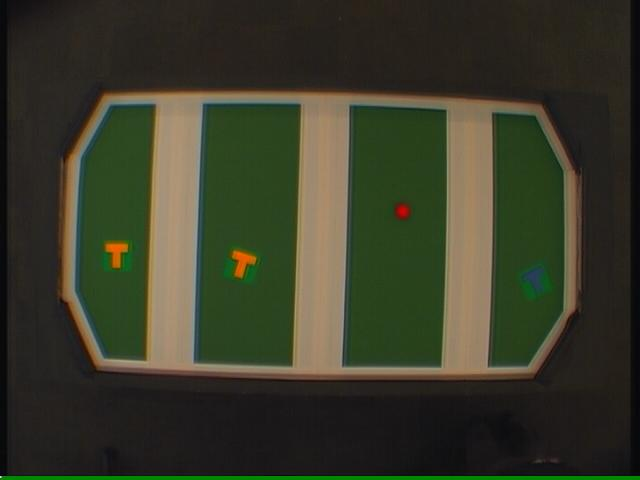
#> input picture vision/00000001.jpg, 640 x 480 px, given in place of the camera
$ python colorTrack.py
#> lines starting #> are read from the running program, lines starting #| are printed output that depends on the picture; after the words box and inside, x2 and y2 are one past the last pixel; in counts of white or black regions, pixels touching at a corner belong together
import cv2
import numpy as np

cap = cv2.VideoCapture(0)

while(1):

    # Take each frame
    _, frame = cap.read()
#> frame is the input picture: shape (480, 640, 3); mean B, G, R 41.3, 59.1, 57
    frame = cv2.GaussianBlur(frame,(5,5),0)
    #print frame.size

    # crop to size of table
    pitch = frame[80:390,50:600]

    #split into zones
    zone1 = pitch[:,0:130]
    zone2 = pitch[:,131:270]
    zone3 = pitch[:,271:420]
    zone4 = pitch[:,421:]

    # Convert BGR to HSV for thresholding
    hsv = cv2.cvtColor(frame, cv2.COLOR_BGR2HSV)
#> hsv: shape (480, 640, 3); mean H, S, V 41.7, 83.4, 65.1
    pitch_hsv = cv2.cvtColor(pitch, cv2.COLOR_BGR2HSV)
#> pitch_hsv: shape (310, 550, 3); mean H, S, V 36.2, 108.3, 89.4
    zone1_hsv = cv2.cvtColor(zone1, cv2.COLOR_BGR2HSV)
#> zone1_hsv: shape (310, 130, 3); mean H, S, V 37, 103.5, 92.2
    zone2_hsv = cv2.cvtColor(zone2, cv2.COLOR_BGR2HSV)
#> zone2_hsv: shape (310, 139, 3); mean H, S, V 39.4, 113.9, 95.3
    zone3_hsv = cv2.cvtColor(zone3, cv2.COLOR_BGR2HSV)
#> zone3_hsv: shape (310, 149, 3); mean H, S, V 35.9, 114.2, 94.2
    zone4_hsv = cv2.cvtColor(zone4, cv2.COLOR_BGR2HSV)
#> zone4_hsv: shape (310, 129, 3); mean H, S, V 32.8, 100.8, 73.3

    # define range of t_blue color in HSV define thresholds - need to check these values
    #lower_blue = np.array([100,50,50])
    #upper_blue = np.array([150,255,255])
    lower_blue = np.array([1,0,100])
    upper_blue = np.array([36,255,255])
    lower_red = np.array([200,100,100])
    upper_red = np.array([250,255,255])
    lower_black = np.array([0,0,0])
    upper_black = np.array([180,75,75])

# red = (255,0,0) - (100,20,20) RGB
# t_yellow = (232,93,0) - (180,100,10) RGB

    # Threshold the HSV zones to get only t_blue colors
    maskz1 = cv2.inRange(zone1_hsv, lower_blue, upper_blue)
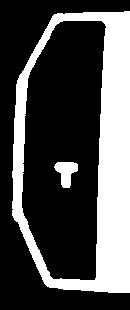
#> maskz1: shape (310, 130); 31.1% white; 2 white regions, box (x1, y1, x2, y2) and area: (12, 11, 130, 293) 12142, (54, 162, 78, 188) 380
    maskz2 = cv2.inRange(zone2_hsv, lower_blue, upper_blue)
#> maskz2: shape (310, 139); 30.5% white; 2 white regions, box (x1, y1, x2, y2) and area: (0, 11, 139, 299) 12753, (50, 170, 75, 198) 409
    maskz3 = cv2.inRange(zone3_hsv, lower_blue, upper_blue)
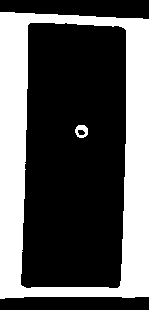
#> maskz3: shape (310, 149); 34.9% white; 2 white regions, box (x1, y1, x2, y2) and area: (0, 12, 149, 299) 16021, (75, 125, 88, 138) 110
    maskz4 = cv2.inRange(zone4_hsv, lower_blue, upper_blue)
#> maskz4: shape (310, 129); 22.4% white; 1 white region, box (x1, y1, x2, y2) and area: (0, 19, 107, 297) 8942
    mask = cv2.inRange(hsv, lower_blue, upper_blue)
#> mask: shape (480, 640); 16.8% white; 4 white regions, box (x1, y1, x2, y2) and area: (62, 91, 578, 379) 50705, (231, 250, 256, 278) 409, (104, 242, 128, 268) 380, (396, 205, 409, 218) 110
    mask_black = 255 - cv2.inRange(hsv, lower_black, upper_black)
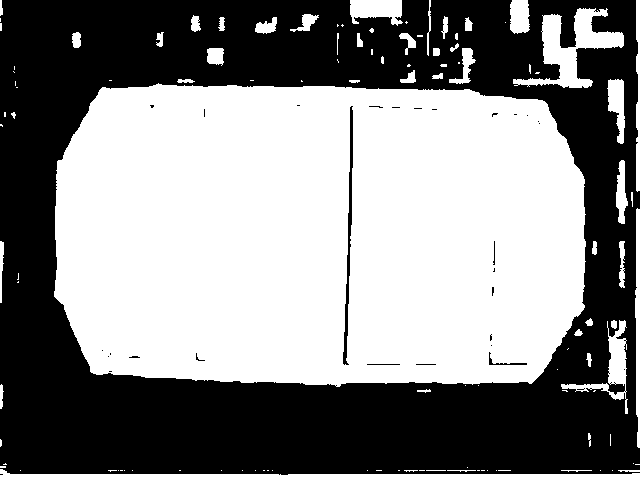
#> mask_black: shape (480, 640); 52.9% white; 31 black regions (25 under 20 px)
    #print mask_black[0,0]
    #mask_black = 255 - mask_black

    # Bitwise-AND mask and original image
    res = cv2.bitwise_and(frame,frame, mask= mask_black)
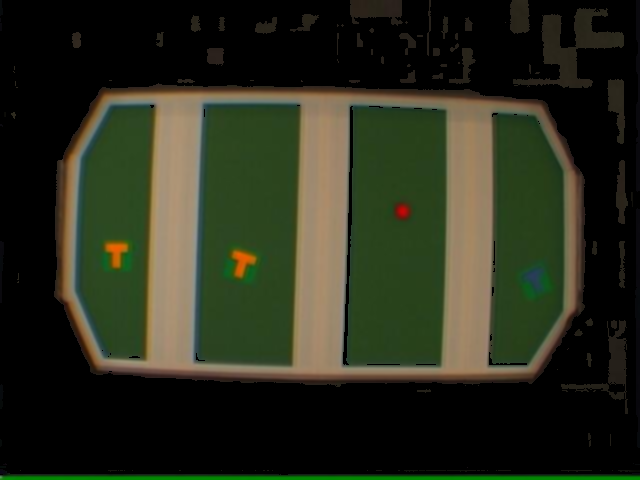
#> res: shape (480, 640, 3); mean B, G, R 28.2, 44.6, 41.2

    # get contours from thresholded masks
    contoursz1, h  = cv2.findContours(maskz1,cv2.RETR_TREE,cv2.CHAIN_APPROX_SIMPLE)
#> contoursz1 = 3 contours; box (x1, y1, x2, y2) and area: (12, 11, 130, 293) 29226, (21, 20, 107, 281) 17740, (54, 162, 78, 188) 340; h = [[-1, -1, 1, -1], [-1, -1, 2, 0], [-1, -1, -1, 1]]
    contoursz2, h  = cv2.findContours(maskz2,cv2.RETR_TREE,cv2.CHAIN_APPROX_SIMPLE)
#> contoursz2 = 3 contours; box (x1, y1, x2, y2) and area: (0, 11, 139, 299) 39158, (10, 19, 121, 288) 27186, (50, 170, 75, 198) 368
    contoursz3, h  = cv2.findContours(maskz3,cv2.RETR_TREE,cv2.CHAIN_APPROX_SIMPLE)
#> contoursz3 = 4 contours; box (x1, y1, x2, y2) and area: (0, 12, 149, 299) 41576, (20, 22, 127, 289) 26340, (75, 125, 88, 138) 120, (77, 129, 86, 136) 38; h = [[-1, -1, 1, -1], [-1, -1, 2, 0], [-1, -1, 3, 1], [-1, -1, -1, 2]]
    contoursz4, h  = cv2.findContours(maskz4,cv2.RETR_TREE,cv2.CHAIN_APPROX_SIMPLE)
#> contoursz4 = 2 contours; box (x1, y1, x2, y2) and area: (0, 19, 107, 297) 25574, (16, 29, 96, 289) 17268; h = [[-1, -1, 1, -1], [-1, -1, -1, 0]]


    # draw contours
    cv2.drawContours(pitch, contoursz1, -1, (0,255,0), 3,offset=(0,0))
    cv2.drawContours(pitch, contoursz2, -1, (0,255,0), 3,offset=(130,0))
    cv2.drawContours(pitch, contoursz3, -1, (0,255,0), 3,offset=(270,0))
    cv2.drawContours(pitch, contoursz4, -1, (0,255,0), 3,offset=(420,0))
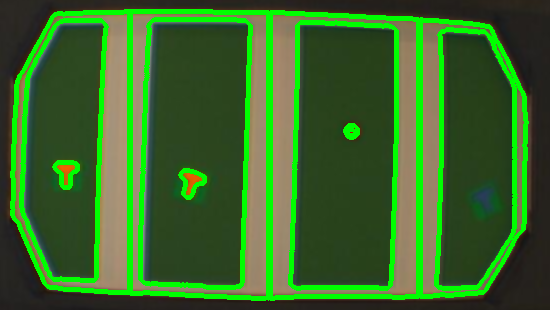
#> pitch: shape (310, 550, 3); mean B, G, R 41, 104.2, 57.6

    pitch_edges = cv2.Canny(frame,100,200)	# Edge detection
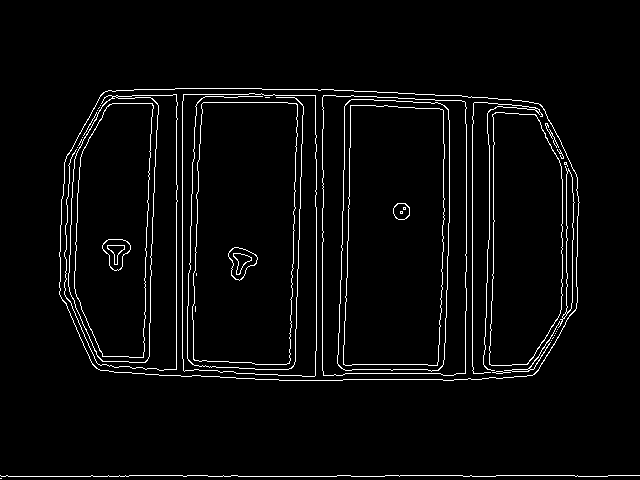
#> pitch_edges: shape (480, 640); 3.5% white in thin lines or dots, all inside (x1, y1, x2, y2) = (0, 88, 640, 479)
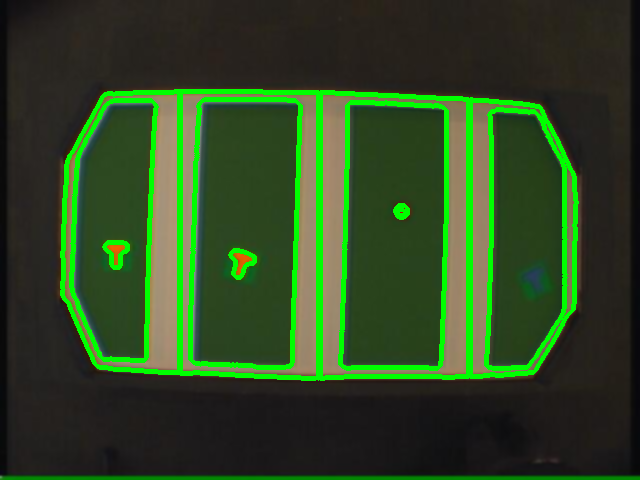
#> frame: shape (480, 640, 3); mean B, G, R 34.5, 72, 46.3

    # [12 lines of commented-out code are left out]
    cv2.imshow("res",res)
    cv2.imshow("mask",mask_black)

    k = cv2.waitKey(5) & 0xFF # press ESC to end
#> (key Esc is pressed here)
    if k == 27:
        break

cv2.destroyAllWindows()

#adapted from
# http://docs.opencv.org/trunk/doc/py_tutorials/py_imgproc/py_colorspaces/py_colorspaces.html#converting-colorspaces
